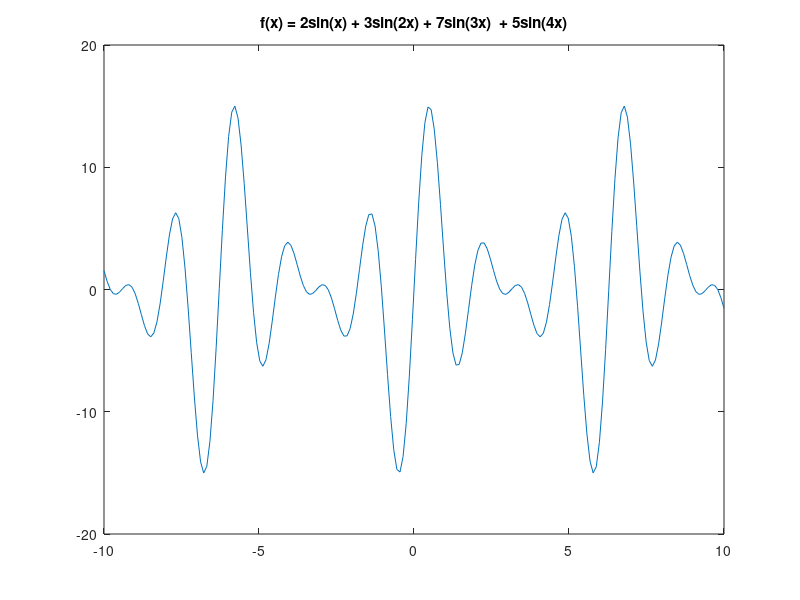
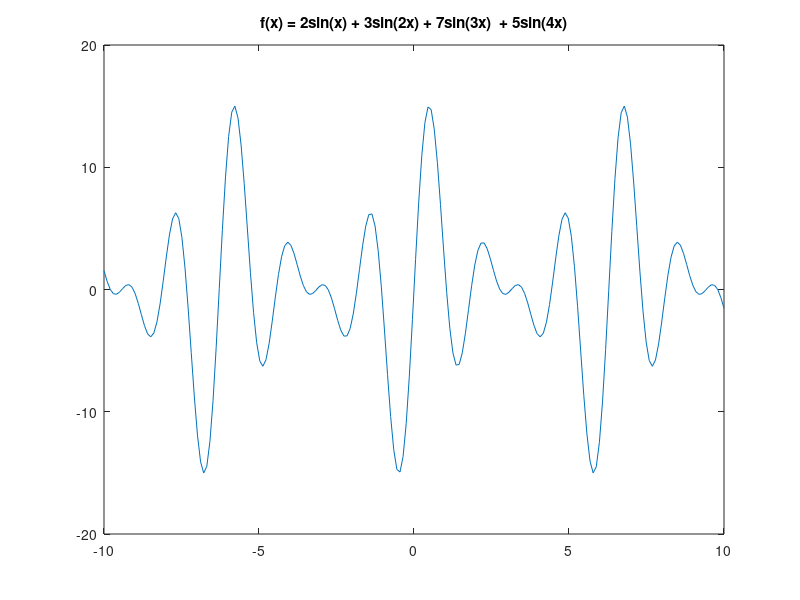
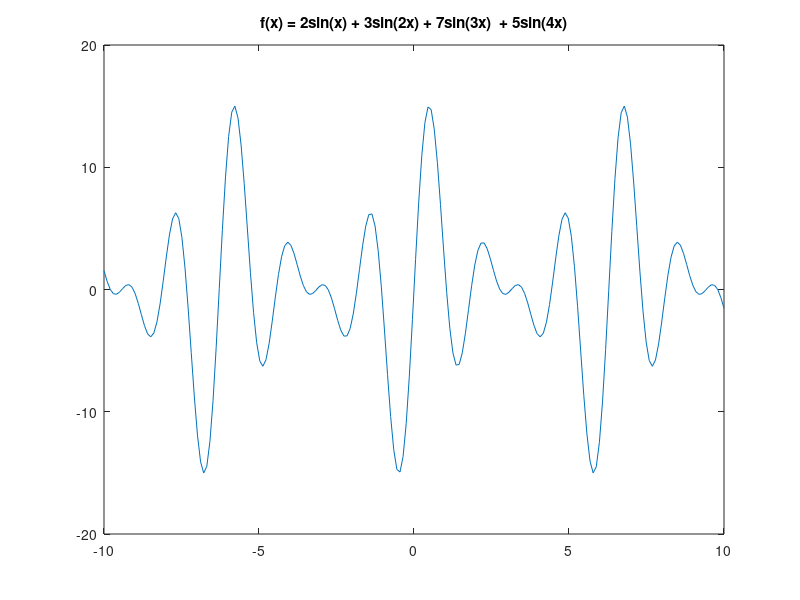
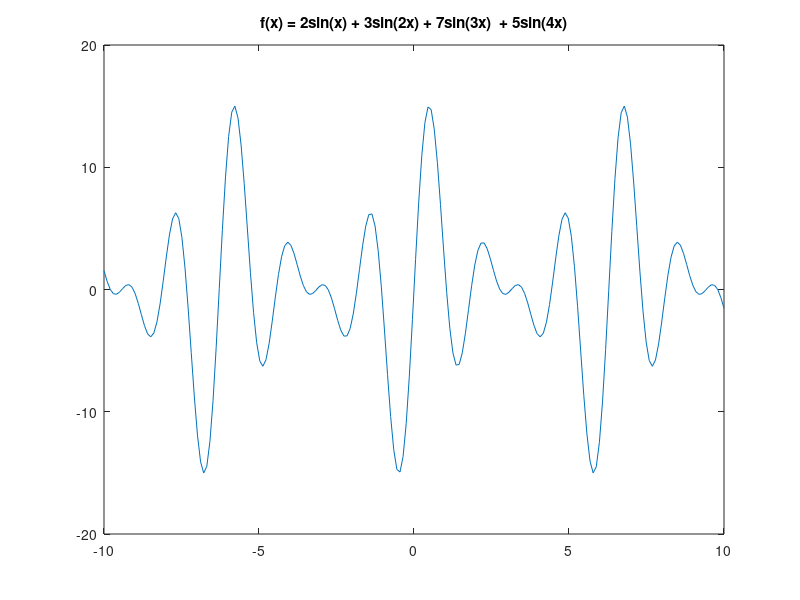

Here is the MATLAB script that generated these plots, in order:
% Script File: SumOfSines
% Plot the graph of f (x) = 2sin(x) + 3sin(2x) + 7sin(3x) + 5sin(4x)
% across the interval [-10,10].
% NOTE: Four ways to compute the values of f(x).

close all

%1.  The scalar-level script 
% Notice that x and y are column vectors
n = 200; 
x = linspace(-10, 10, n)';
y = zeros(n, 1);
for k = 1:n
  y(k) = 2*sin(x(k)) + 3*sin(2*x(k)) + 7*sin(3*x(k)) + 5*sin(4*x(k));
end
figure
plot(x, y)
title('f(x) = 2sin(x) + 3sin(2x) + 7sin(3x)  + 5sin(4x)')

%%%%% 2.  The vector-level script %%%%%%%%%

x = linspace(-10, 10, n)';
y = 2*sin(x) + 3*sin(2*x) + 7*sin(3*x) + 5*sin(4*x);
figure
plot(x, y)
title('f(x) = 2sin(x) + 3sin(2x) + 7sin(3x)  + 5sin(4x)')

%%%%% 3.  Matrix-level script:  %%%%%%%%%
% A linear combination of vectors is equivalent to matrix-vector
% multiplication.
% 1. Typing all entries to creat matrix A
A = [3 5 8 1; 1 0 3 6; 4 3 3 8; 7 8 1 7; 2 4 1 0; 8 2 1 9]
y = A*[2; 3; 7; 5];


%%%%%  Using two for-loops to create a matrix. %%%%%
n = 200; m = 4;
x = linspace(-10, 10, n)';
A = zeros(n, m);
for j = 1:m
    for k = 1:n
        A(k, j) = sin(j*x(k));
    end
end
y = A*[2; 3; 7; 5];
figure
plot(x,y)
title('f(x) = 2sin(x) + 3sin(2x) + 7sin(3x)  + 5sin(4x)')

%%%%%  Aggregating its columns. %%%%%%%%%%%%%%%%%
x = linspace(-10, 10, n)';
A = [sin(x) sin(2*x) sin(3*x) sin(4*x)];
y = A*[2;3;7;5];
figure
plot(x, y)
title('f(x) = 2sin(x) + 3sin(2x) + 7sin(3x)  + 5sin(4x)')

%%%%%%%%%%%%%%%%%%%%%%%%%%%%%%%%%%%%%%%%%%%%%%%
% 4. Initialize A using a single loop whereby each pass sets up a single column.
n = 200; m = 4;
x = linspace(-10, 10, n)';
A = zeros(n, m);
for j = 1:m
  A(:, j) = sin(j*x);
end
y = A*[2;3;7;5];
figure
plot(x, y)
title('f(x) = 2sin(x) + 3sin(2x) + 7sin(3x)  + 5sin(4x)')